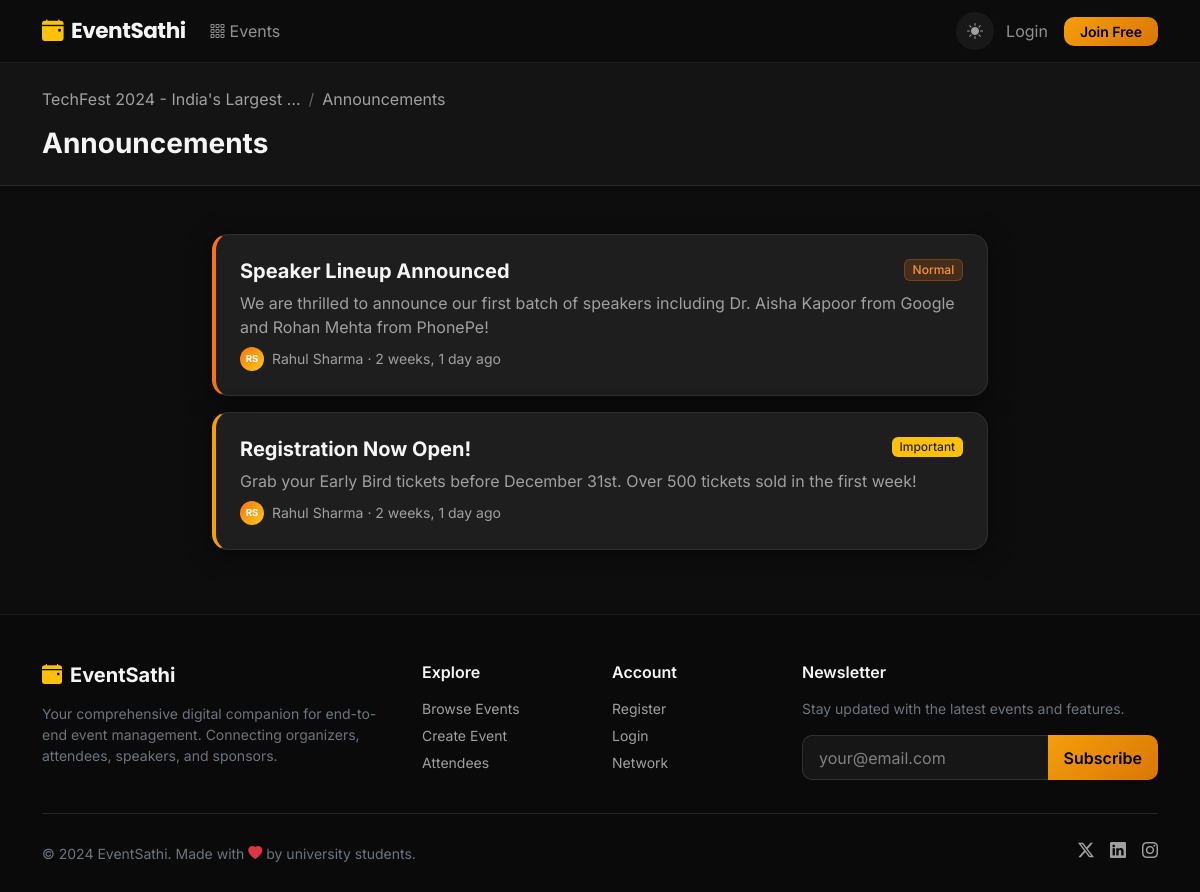
The page /events/techfest-2024/announcements/ on the database its author committed.
### events/models.py (models this page shows, shortened)
class Event(models.Model):
    STATUS_CHOICES = [
        ('draft', 'Draft'),
        ('published', 'Published'),
        ('ongoing', 'Ongoing'),
        ('completed', 'Completed'),
        ('cancelled', 'Cancelled'),
    ]
    CATEGORY_CHOICES = [
        ('conference', 'Conference'),
        ('workshop', 'Workshop'),
        ('seminar', 'Seminar'),
        ('webinar', 'Webinar'),
        ('hackathon', 'Hackathon'),
        ('cultural', 'Cultural'),
        ('sports', 'Sports'),
        ('networking', 'Networking'),
        ('other', 'Other'),
    ]
    organizer = models.ForeignKey(User, on_delete=models.CASCADE, related_name='organized_events')
    title = models.CharField(max_length=300)
    slug = models.SlugField(max_length=300, unique=True)
    description = models.TextField()
    category = models.CharField(max_length=50, choices=CATEGORY_CHOICES, default='conference')
    banner = models.ImageField(upload_to='event_banners/', blank=True, null=True)
    start_date = models.DateTimeField()
    end_date = models.DateTimeField()
    registration_start = models.DateTimeField(blank=True, null=True)
    registration_end = models.DateTimeField(blank=True, null=True)
    venue = models.CharField(max_length=300)
    city = models.CharField(max_length=100)
    is_virtual = models.BooleanField(default=False)
    virtual_link = models.URLField(blank=True)
    max_capacity = models.PositiveIntegerField(default=100)
    status = models.CharField(max_length=20, choices=STATUS_CHOICES, default='published')
    is_featured = models.BooleanField(default=False)
    tags = models.CharField(max_length=500, blank=True)
    created_at = models.DateTimeField(auto_now_add=True)
    updated_at = models.DateTimeField(auto_now=True)
    class Meta:
        ordering = ['-start_date']

class Announcement(models.Model):
    PRIORITY_CHOICES = [
        ('normal', 'Normal'),
        ('important', 'Important'),
        ('urgent', 'Urgent'),
    ]
    event = models.ForeignKey(Event, on_delete=models.CASCADE, related_name='announcements')
    author = models.ForeignKey(User, on_delete=models.CASCADE)
    title = models.CharField(max_length=300)
    content = models.TextField()
    priority = models.CharField(max_length=20, choices=PRIORITY_CHOICES, default='normal')
    created_at = models.DateTimeField(auto_now_add=True)
    class Meta:
        ordering = ['-created_at']

### events/views.py (the view)
# urls.py: path('<slug:slug>/announcements/', views.event_announcements, name='event_announcements'),
def event_announcements(request, slug):
    event = get_object_or_404(Event, slug=slug)
    announcements = event.announcements.all()
    return render(request, 'events/event_announcements.html', {'event': event, 'announcements': announcements})

### templates/events/event_announcements.html (shortened to what this page needs)
{% extends 'base.html' %}
{% block content %}
<div class="py-4" style="background:var(--es-dark-2);border-bottom:1px solid var(--es-border);">
    <div class="container">
        <nav aria-label="breadcrumb" class="mb-2">
            <ol class="breadcrumb small">
                <li class="breadcrumb-item"><a href="{% url 'event_detail' event.slug %}" class="text-muted text-decoration-none">{{ event.title|truncatewords:5 }}</a></li>
                <li class="breadcrumb-item active text-muted">Announcements</li>
            </ol>
        </nav>
        <h3 class="fw-bold mb-0">Announcements</h3>
    </div>
</div>
<div class="container py-5" style="max-width:800px;">
    {% if announcements %}
    {% for ann in announcements %}
    <div class="card p-4 mb-3 announcement-{{ ann.priority }}">
        <div class="d-flex justify-content-between align-items-start mb-2">
            <h5 class="fw-bold mb-0">{{ ann.title }}</h5>
            <span class="badge {% if ann.priority == 'urgent' %}bg-danger{% elif ann.priority == 'important' %}bg-warning text-dark{% else %}badge-category{% endif %} ms-2">
                {{ ann.get_priority_display }}
            </span>
        </div>
        <p class="text-muted mb-2" style="white-space:pre-line;">{{ ann.content }}</p>
        <div class="d-flex align-items-center gap-2">
            <div class="avatar-sm" style="width:24px;height:24px;font-size:0.6rem;">
                {{ ann.author.first_name|first|upper }}{{ ann.author.last_name|first|upper }}
            </div>
            <small class="text-muted">{{ ann.author.get_full_name|default:ann.author.username }} · {{ ann.created_at|timesince }} ago</small>
        </div>
    </div>
    {% endfor %}
    {% else %}
    <div class="text-center py-5">
        <i class="bi bi-megaphone fs-1 text-muted mb-3 d-block"></i>
        <h6>No announcements yet</h6>
    </div>
    {% endif %}
</div>
{% endblock %}

### static/css/style.css (style rules this page uses)
:root, [data-theme="dark"] { --es-primary: #f97316; --es-primary-dark: #ea580c; --es-primary-light: #fb923c; --es-secondary: #facc15; --es-accent-cyan: #06b6d4; --es-accent-pink: #ec4899; --es-accent-green: #10b981; --es-dark: #0d0d0d; --es-dark-2: #141414; --es-dark-3: #1a1a1a; --es-card-bg: #1e1e1e; --es-card-hover: #252525; --es-border: rgba(255,255,255,0.08); --es-border-strong: rgba(255,255,255,0.16); --es-text: #f5f5f5; --es-text-muted: #a0a0a0; --es-text-subtle: #606060; --es-radius: 16px; --es-radius-sm: 10px; --es-nav-bg: rgba(13,13,13,0.93); --es-nav-border: rgba(255,255,255,0.07); --es-input-bg: rgba(255,255,255,0.05); --es-input-border: rgba(255,255,255,0.12); --es-input-color: #f5f5f5; --es-dd-bg: #222222; --es-dd-hover: rgba(249,115,22,0.12); --es-footer-bg: #0a0a0a; --es-shadow-card: 0 4px 24px rgba(0,0,0,0.5); --es-shadow-hover: 0 20px 50px rgba(249,115,22,0.2); --es-shadow-btn: 0 8px 24px rgba(249,115,22,0.45); color-scheme: dark; }
* { box-sizing: border-box; }
body { font-family: 'Inter', sans-serif; background: var(--es-dark); color: var(--es-text); min-height: 100vh; display: flex; flex-direction: column; transition: background 0.25s, color 0.25s; }
.avatar-sm { width: 32px; height: 32px; background: linear-gradient(135deg, var(--es-primary), var(--es-secondary)); border-radius: 50%; display: flex; align-items: center; justify-content: center; font-size: 12px; font-weight: 700; color: white; flex-shrink: 0; }
.card { background: var(--es-card-bg); border: 1px solid var(--es-border); border-radius: var(--es-radius); color: var(--es-text); box-shadow: var(--es-shadow-card); transition: background 0.25s, border-color 0.2s, box-shadow 0.2s, transform 0.2s; }
.badge { font-weight: 500; border-radius: 6px; }
.badge-category { background: rgba(249,115,22,0.18); color: var(--es-primary-light); border: 1px solid rgba(249,115,22,0.28); }
.text-muted { color: var(--es-text-muted) !important; }
.announcement-important { border-left: 4px solid #f59e0b; }
.announcement-normal { border-left: 4px solid var(--es-primary); }
.breadcrumb-item.active { color: var(--es-text-muted); }
.breadcrumb-item + .breadcrumb-item::before { color: var(--es-text-subtle); }
*, *::before, *::after { transition: background-color 0.25s, border-color 0.2s, color 0.2s; }

### rows shown on the page
Event: title "TechFest 2024 - India's Largest …"
Announcement: title "Speaker Lineup Announced", priority "Normal", content "We are thrilled to announce our first batch of speakers including Dr. Aisha Kapoor from Google and Rohan Mehta from PhonePe!", author.first_name|first "R", author.last_name|first "S", author.get_full_name "Rahul Sharma", created_at "2 weeks, 1 day"
Announcement: title "Registration Now Open!", priority "Important", content "Grab your Early Bird tickets before December 31st. Over 500 tickets sold in the first week!", author.first_name|first "R", author.last_name|first "S", author.get_full_name "Rahul Sharma", created_at "2 weeks, 1 day"
